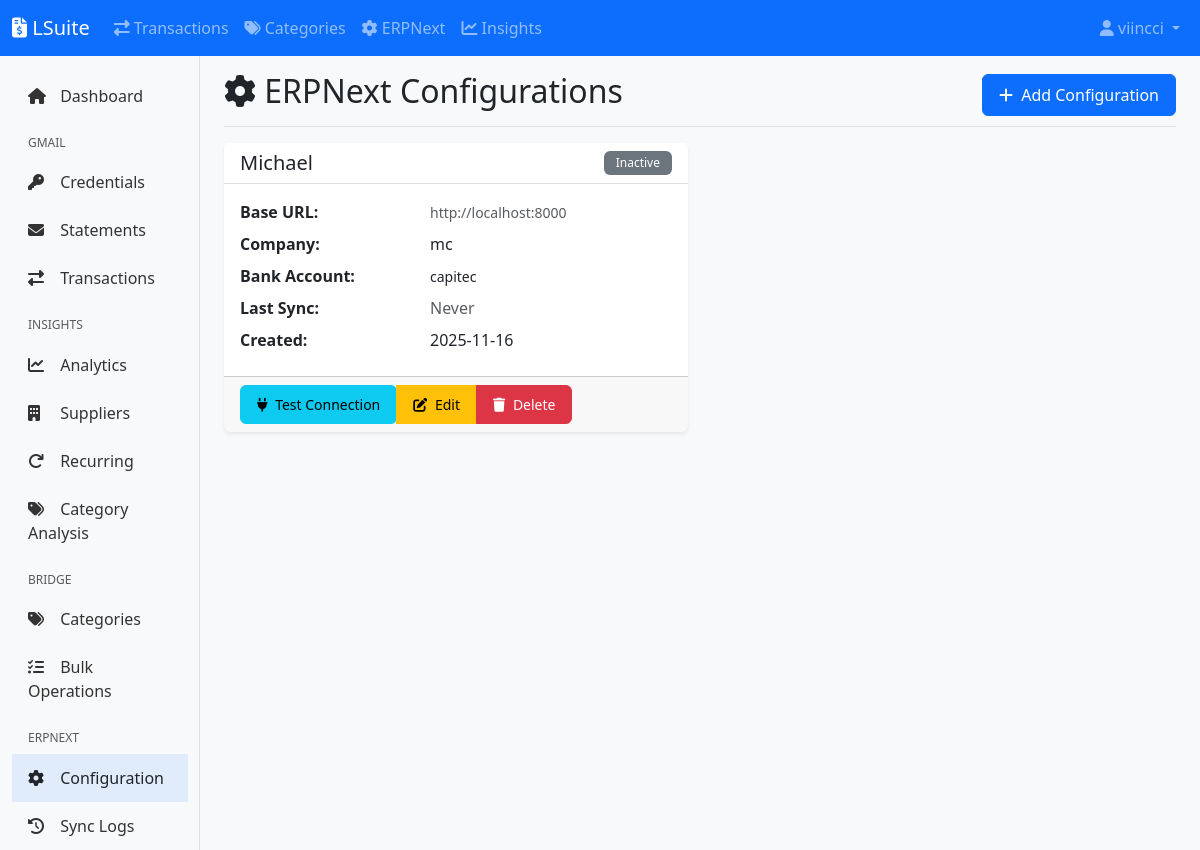
Screenshot of /erpnext/configs (signed in) with the database file from the repository.
### lsuite/models.py (models this page shows, shortened)
class User(UserMixin, db.Model):
    __tablename__ = 'users'
    id = db.Column(db.Integer, primary_key=True)
    username = db.Column(db.String(80), unique=True, nullable=False, index=True)
    email = db.Column(db.String(120), unique=True, nullable=False, index=True)
    password_hash = db.Column(db.String(255), nullable=False)
    first_name = db.Column(db.String(50))
    last_name = db.Column(db.String(50))
    is_active = db.Column(db.Boolean, default=True)
    is_admin = db.Column(db.Boolean, default=False)
    created_at = db.Column(db.DateTime, default=datetime.utcnow)
    updated_at = db.Column(db.DateTime, default=datetime.utcnow, onupdate=datetime.utcnow)
    ai_enabled = db.Column(db.Boolean, default=True)
    ai_model = db.Column(db.String(50), default='claude-haiku-4.5')
    ai_can_access_files = db.Column(db.Boolean, default=True)
    ai_can_edit_files = db.Column(db.Boolean, default=True)
    bank_accounts = db.relationship('BankAccount', backref='user', lazy='dynamic', cascade='all, delete-orphan')
    transactions = db.relationship('Transaction', backref='user', lazy='dynamic', cascade='all, delete-orphan')
    bank_transactions = db.relationship('BankTransaction', backref='user', lazy='dynamic', cascade='all, delete-orphan')
    invoices = db.relationship('Invoice', backref='user', lazy='dynamic', cascade='all, delete-orphan')
    email_statements = db.relationship('EmailStatement', backref='user', lazy='dynamic', cascade='all, delete-orphan')

class ERPNextConfig(db.Model):
    __tablename__ = 'erpnext_configs'
    id = db.Column(db.Integer, primary_key=True)
    user_id = db.Column(db.Integer, db.ForeignKey('users.id'), nullable=False)
    name = db.Column(db.String(100), nullable=False)
    base_url = db.Column(db.String(255), nullable=False)
    api_key = db.Column(db.String(255), nullable=False)
    api_secret = db.Column(db.String(255), nullable=False)
    default_company = db.Column(db.String(200))
    bank_account = db.Column(db.String(200))
    default_cost_center = db.Column(db.String(200))
    is_active = db.Column(db.Boolean, default=True)
    last_sync = db.Column(db.DateTime)
    created_at = db.Column(db.DateTime, default=datetime.utcnow)
    updated_at = db.Column(db.DateTime, default=datetime.utcnow, onupdate=datetime.utcnow)

### lsuite/erpnext/routes.py (the view)
@erpnext_bp.route('/configs')
@login_required
def configs():
    configs = ERPNextConfig.query.filter_by(user_id=current_user.id).all()
    return render_template('erpnext/configs.html', configs=configs)

### lsuite/extensions.py (called while the page is built)
@login_manager.user_loader
def load_user(user_id):
    from lsuite.models import User
    return User.query.get(int(user_id))

### lsuite/templates/erpnext/configs.html (shortened to what this page needs)
{% extends "base.html" %}
{% block content %}
<div class="d-flex justify-content-between align-items-center pt-3 pb-2 mb-3 border-bottom">
    <h1 class="h2"><i class="fas fa-cog"></i> ERPNext Configurations</h1>
    <a href="{{ url_for('erpnext.new_config') }}" class="btn btn-primary">
        <i class="fas fa-plus"></i> Add Configuration
    </a>
</div>
{% if configs %}
<div class="row">
    {% for config in configs %}
    <div class="col-md-6 mb-4">
        <div class="card">
            <div class="card-header d-flex justify-content-between align-items-center">
                <h5 class="mb-0">{{ config.name }}</h5>
                {% if config.active %}
                    <span class="badge bg-success">Active</span>
                {% else %}
                    <span class="badge bg-secondary">Inactive</span>
                {% endif %}
            </div>
            <div class="card-body">
                <dl class="row mb-0">
                    <dt class="col-sm-5">Base URL:</dt>
                    <dd class="col-sm-7">
                        <small class="text-muted">{{ config.base_url }}</small>
                    </dd>
                    <dt class="col-sm-5">Company:</dt>
                    <dd class="col-sm-7">{{ config.default_company }}</dd>
                    <dt class="col-sm-5">Bank Account:</dt>
                    <dd class="col-sm-7">
                        <small>{{ config.bank_account }}</small>
                    </dd>
                    <dt class="col-sm-5">Last Sync:</dt>
                    <dd class="col-sm-7">
                        {% if config.last_sync %}
                            {{ config.last_sync.strftime('%Y-%m-%d %H:%M') }}
                        {% else %}
                            <span class="text-muted">Never</span>
                        {% endif %}
                    </dd>
                    <dt class="col-sm-5">Created:</dt>
                    <dd class="col-sm-7">
                        {{ config.created_at.strftime('%Y-%m-%d') if config.created_at }}
                    </dd>
                </dl>
            </div>
            <div class="card-footer">
                <div class="btn-group" role="group">
                    <form method="POST"
                          action="{{ url_for('erpnext.test_config', id=config.id) }}"
                          style="display: inline;">
                        <button type="submit" class="btn btn-info btn-sm" data-loading="Testing...">
                            <i class="fas fa-plug"></i> Test Connection
                        </button>
                    </form>
                    <a href="{{ url_for('erpnext.edit_config', id=config.id) }}"
                       class="btn btn-warning btn-sm">
                        <i class="fas fa-edit"></i> Edit
                    </a>
                    <button type="button"
                            class="btn btn-danger btn-sm"
                            data-bs-toggle="modal"
                            data-bs-target="#deleteModal{{ config.id }}">
                        <i class="fas fa-trash"></i> Delete
                    </button>
                </div>
            </div>
        </div>
    </div>
    {% endfor %}
</div>
{% endif %}
{% endblock %}

### lsuite/templates/components/navbar.html (shortened to what this page needs)
<nav class="navbar navbar-expand-lg navbar-dark bg-primary">
    <div class="container-fluid">
        <a class="navbar-brand" href="{{ url_for('main.index') if current_user.is_authenticated else url_for('auth.login') }}">
            <i class="fas fa-file-invoice-dollar"></i> LSuite
        </a>
        <div class="collapse navbar-collapse" id="navbarNav">
            {% if current_user.is_authenticated %}
            <ul class="navbar-nav me-auto">
                <li class="nav-item">
                    <a class="nav-link" href="{{ url_for('gmail.transactions') }}">
                        <i class="fas fa-exchange-alt"></i> Transactions
                    </a>
                </li>
                <li class="nav-item">
                    <a class="nav-link" href="{{ url_for('bridge.categories') }}">
                        <i class="fas fa-tags"></i> Categories
                    </a>
                </li>
                <li class="nav-item">
                    <a class="nav-link" href="{{ url_for('erpnext.configs') }}">
                        <i class="fas fa-cog"></i> ERPNext
                    </a>
                </li>
                <li class="nav-item">
                    <a class="nav-link" href="{{ url_for('insights.dashboard') }}">
                        <i class="fas fa-chart-line"></i> Insights
                    </a>
                </li>
            </ul>
            {% endif %}
            <ul class="navbar-nav ms-auto">
                {% if current_user.is_authenticated %}
                    <li class="nav-item dropdown">
                        <a class="nav-link dropdown-toggle" href="#" id="userDropdown" role="button" data-bs-toggle="dropdown">
                            <i class="fas fa-user"></i> {{ current_user.username }}
                        </a>
                    </li>
                {% endif %}
            </ul>
        </div>
    </div>
</nav>

### lsuite/static/css/style.css (style rules this page uses)
body { font-family: 'Segoe UI', Tahoma, Geneva, Verdana, sans-serif; background-color: #f8f9fa; }
.card { border: none; box-shadow: 0 0.125rem 0.25rem rgba(0, 0, 0, .075); transition: transform 0.2s, box-shadow 0.2s; }
.card-header { background-color: #fff; border-bottom: 1px solid rgba(0, 0, 0, .125); font-weight: 600; }
.btn { border-radius: 0.375rem; font-weight: 500; padding: 0.5rem 1rem; }
.btn i { margin-right: 0.25rem; }
.badge { padding: 0.375rem 0.75rem; font-weight: 500; }

### rows the page displays
User: username "viincci"
ERPNextConfig: name "Michael", base_url "http://localhost:8000", default_company "mc", bank_account "capitec", shows "Never", created_at "2025-11-16"
